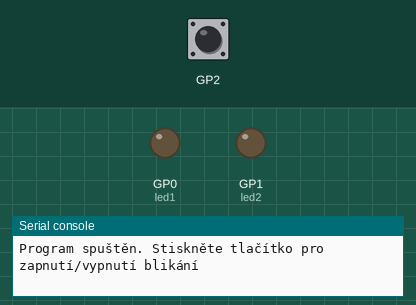
A program run on a simulated Raspberry Pi Pico running CircuitPython. Parts: output pins drawn as LEDs (lit = HIGH), the last lines printed to the serial console. Dashed ring = blinking. The test bench sets the inputs (shaded band); at power-on: GP2 HIGH.

Above: at 1.2 s.
1.3 s: GP2 pulled LOW for 0.15 s
At 1.7 s:
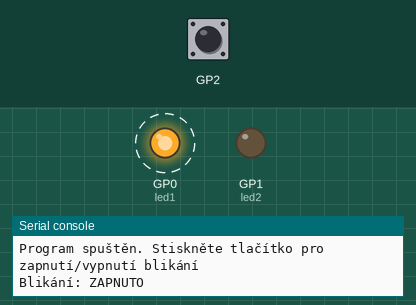
4.4 s: GP2 pulled LOW for 1 s
At 5.15 s:
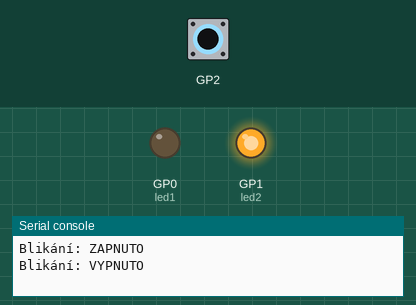
6.9 s: GP2 pulled LOW for 3.2 s
At 7.8 s:
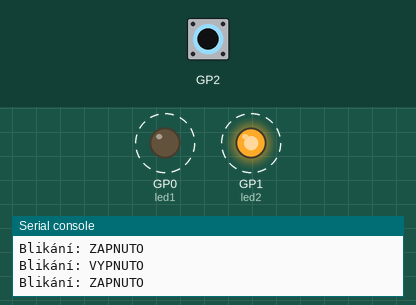
Timing chart, 0 to 17.6 s (numbered marks = the images above; inputs shaded):
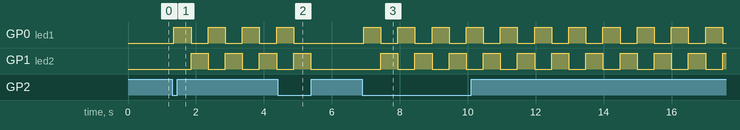

The program:

code.py
```python
"""
LEVEL 3 - Ovládání blikání tlačítkem (ASYNC ŘEŠENÍ)

ZAPOJENÍ OBVODU:
ROZŠIŘUJEME zapojení z Level 2 - ponecháváme obě LED a přidáváme tlačítko:
- Červenou LED připojte anodou (+) ke GP00
- Z katody (-) první LED veďte odpor 330Ω k zemi (GND)
- Zelenou LED připojte anodou (+) ke GP01
- Z katody (-) druhé LED veďte odpor 330Ω k zemi (GND)
- PŘIDÁVÁME: Tlačítko připojte jedním kontaktem ke GP02
- Druhý kontakt tlačítka připojte k zemi (GND)

Toto je nejpokročilejší verze používající asyncio pro skutečně paralelní
zpracování úkolů. Blikání LED a čtení tlačítka běží jako samostatné úkoly.

POKROČILÉ KONCEPTY:
- Asynchronní programování s asyncio
- Paralelní běh více úkolů současně
- Sdílení stavu mezi úkoly
- Neblokující operace

Vyžaduje knihovnu asyncio v /lib adresáři.
"""

# import knihoven pro práci s hardware
import board        # přístup k pinům a hardware zařízení
import digitalio    # práce s digitálními vstupy a výstupy
import asyncio      # asynchronní programování
import keypad       # pokročilá práce s tlačítky a událostmi

# vytvoření objektů pro LED
led1 = digitalio.DigitalInOut(board.GP0)
led1.direction = digitalio.Direction.OUTPUT

led2 = digitalio.DigitalInOut(board.GP1)
led2.direction = digitalio.Direction.OUTPUT

# vytvoření keypad objektu pro tlačítko
keys = keypad.Keys((board.GP2,), value_when_pressed=False, pull=True)

# globální stav sdílený mezi úkoly
blikani_zapnuto = False

# asynchronní úkol pro blikání LED
async def blink_leds():
    """Úkol pro střídání LED s nastavenou rychlostí"""
    while True:
        if blikani_zapnuto:
            # rozsvícení červené, zhasnutí zelené
            led1.value = True
            led2.value = False
            await asyncio.sleep(0.5)

            # zhasnutí červené, rozsvícení zelené
            led1.value = False
            led2.value = True
            await asyncio.sleep(0.5)
        else:
            # vypnutí obou LED
            led1.value = False
            led2.value = False
            await asyncio.sleep(0.1)  # krátká pauza při vypnutém blikání

# asynchronní úkol pro čtení tlačítka
async def button_handler():
    """Úkol pro zpracování událostí tlačítka"""
    global blikani_zapnuto

    while True:
        # kontrola událostí tlačítka
        event = keys.events.get()

        if event and event.pressed:
            # přepnutí stavu blikání
            blikani_zapnuto = not blikani_zapnuto
            print(f"Blikání: {'ZAPNUTO' if blikani_zapnuto else 'VYPNUTO'}")

        # velmi krátká pauza pro efektivitu
        await asyncio.sleep(0)

# hlavní asynchronní funkce
async def main():
    """Spuštění všech úkolů paralelně"""
    print("Program spuštěn. Stiskněte tlačítko pro zapnutí/vypnutí blikání")

    # spuštění obou úkolů současně
    await asyncio.gather(
        blink_leds(),
        button_handler()
    )

# spuštění event loop
try:
    asyncio.run(main())
except KeyboardInterrupt:
    print("Program ukončen")
```

Measured:
- after the input at 1.3 s, GP0 (led1): alternates HIGH for 0.50 s and LOW for 0.50 s, starting after 0.05 s; GP1 (led2): alternates HIGH for 0.50 s and LOW for 0.50 s, starting after 0.55 s
- after the input at 4.4 s, GP0 (led1): goes on until 4.9 s, then stays LOW; GP1 (led2): goes on until 5.4 s, then stays LOW
- after the input at 6.9 s, GP0 (led1): alternates HIGH for 0.50 s and LOW for 0.50 s, starting at once; GP1 (led2): alternates HIGH for 0.50 s and LOW for 0.50 s, starting after 0.54 s
